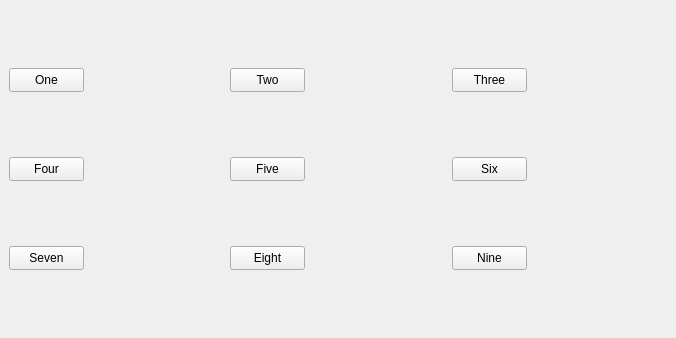
<?xml version="1.0" encoding="UTF-8"?>
<ui version="4.0">
 <class>Widget</class>
 <widget class="QWidget" name="Widget">
  <property name="geometry">
   <rect>
    <x>0</x>
    <y>0</y>
    <width>676</width>
    <height>338</height>
   </rect>
  </property>
  <property name="windowTitle">
   <string>Widget</string>
  </property>
  <widget class="QPushButton" name="button1">
   <property name="geometry">
    <rect>
     <x>9</x>
     <y>68</y>
     <width>75</width>
     <height>24</height>
    </rect>
   </property>
   <property name="text">
    <string>One</string>
   </property>
  </widget>
  <widget class="QPushButton" name="button2">
   <property name="geometry">
    <rect>
     <x>230</x>
     <y>68</y>
     <width>75</width>
     <height>24</height>
    </rect>
   </property>
   <property name="text">
    <string>Two</string>
   </property>
  </widget>
  <widget class="QPushButton" name="button3">
   <property name="geometry">
    <rect>
     <x>452</x>
     <y>68</y>
     <width>75</width>
     <height>24</height>
    </rect>
   </property>
   <property name="text">
    <string>Three</string>
   </property>
  </widget>
  <widget class="QPushButton" name="button4">
   <property name="geometry">
    <rect>
     <x>9</x>
     <y>157</y>
     <width>75</width>
     <height>24</height>
    </rect>
   </property>
   <property name="text">
    <string>Four</string>
   </property>
  </widget>
  <widget class="QPushButton" name="button5">
   <property name="geometry">
    <rect>
     <x>230</x>
     <y>157</y>
     <width>75</width>
     <height>24</height>
    </rect>
   </property>
   <property name="text">
    <string>Five</string>
   </property>
  </widget>
  <widget class="QPushButton" name="button6">
   <property name="geometry">
    <rect>
     <x>452</x>
     <y>157</y>
     <width>75</width>
     <height>24</height>
    </rect>
   </property>
   <property name="text">
    <string>Six</string>
   </property>
  </widget>
  <widget class="QPushButton" name="button7">
   <property name="geometry">
    <rect>
     <x>9</x>
     <y>246</y>
     <width>75</width>
     <height>24</height>
    </rect>
   </property>
   <property name="text">
    <string>Seven</string>
   </property>
  </widget>
  <widget class="QPushButton" name="button8">
   <property name="geometry">
    <rect>
     <x>230</x>
     <y>246</y>
     <width>75</width>
     <height>24</height>
    </rect>
   </property>
   <property name="text">
    <string>Eight</string>
   </property>
  </widget>
  <widget class="QPushButton" name="button9">
   <property name="geometry">
    <rect>
     <x>452</x>
     <y>246</y>
     <width>75</width>
     <height>24</height>
    </rect>
   </property>
   <property name="text">
    <string>Nine</string>
   </property>
  </widget>
 </widget>
 <resources/>
 <connections/>
</ui>
